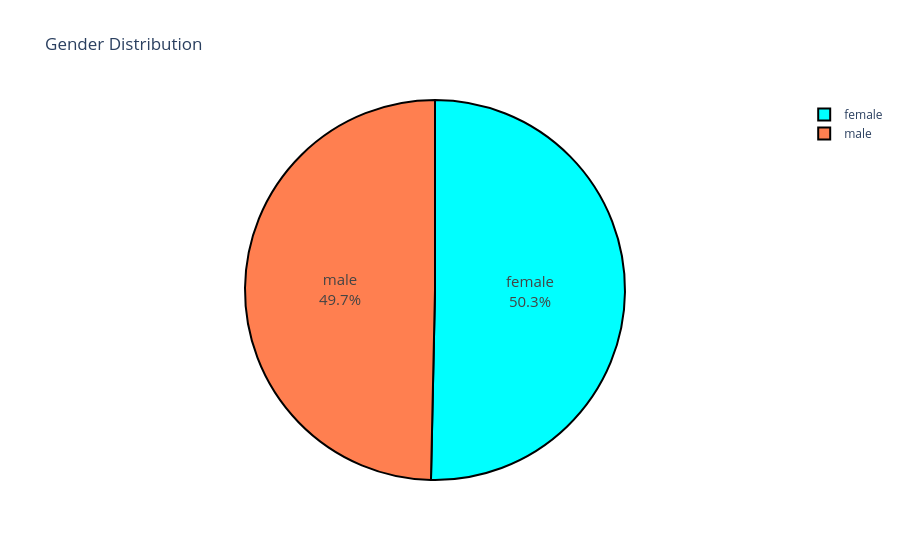

The code cell stored with this chart in its notebook:
### Code cell
label = gender_count.index
count = gender_count.values
fig = px.pie(names=label, values=count, title='Gender Distribution', height=600)
fig.update_traces(hoverinfo='percent+label', textinfo='percent+label', textfont_size=15, marker=dict(colors=['cyan', 'coral'], line=dict(color='black', width=2)))
fig.show()

### Figure 1 — Plotly figure (JSON) as saved in the notebook; plotly's stock layout.template omitted (floating-point values rounded to 4 significant figures)
{"data": [{"domain": {"x": [0, 1], "y": [0, 1]}, "hoverinfo": "percent+label", "hovertemplate": "label=%{label}<br>value=%{value}<extra></extra>", "labels": ["female", "male"], "legendgroup": "", "marker": {"colors": ["cyan", "coral"], "line": {"color": "black", "width": 2}}, "name": "", "showlegend": true, "textfont": {"size": 15}, "textinfo": "percent+label", "type": "pie", "values": [15424, 15217]}], "layout": {"autosize": true, "legend": {"tracegroupgap": 0}, "title": {"text": "Gender Distribution"}}}
